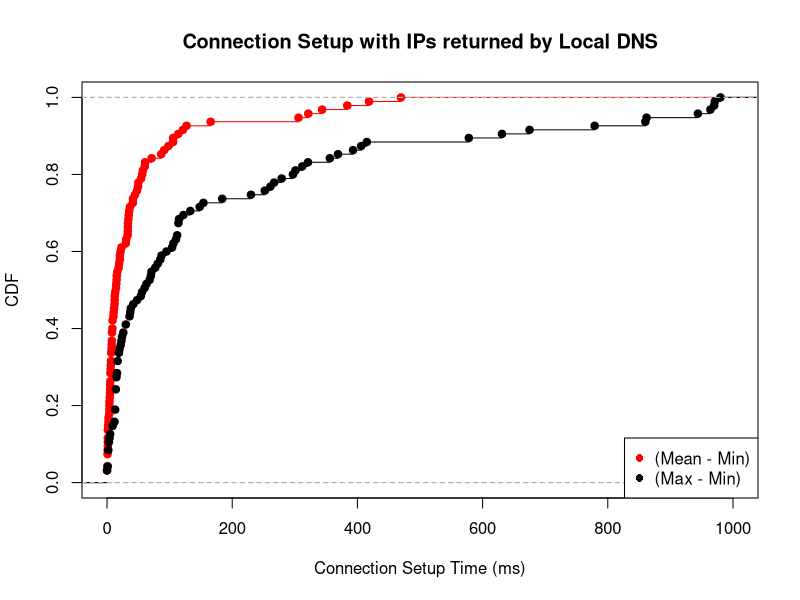

Here is the R script that generated this plot:
mean_min <- c(0.000000, 165.517593, 1.257143, 15.333333, 4.907407, 8.000000, 13.166667, 121.250000, 50.068793, 14.366667, 0.833333, 4.333333, 57.300000, 5.000000, 2.300000, 1.000000, 41.500000, 44.555556, 321.496667, 15.500000, 10.200000, 12.000000, 20.433333, 418.609444, 7.277778, 3.833333, 35.388889, 0.500000, 29.958333, 20.500000, 49.583333, 91.333333, 60.666667, 41.277778, 1.600000, 0.833333, 33.333333, 8.833333, 34.125000, 30.666667, 8.833333, 19.333333, 6.000000, 34.666667, 5.833333, 305.860833, 4.750000, 10.633333, 127.000000, 0.833333, 8.000000, 343.664167, 383.819412, 0.000000, 105.500000, 47.833333, 21.555556, 469.583333, 54.388889, 33.500000, 6.666667, 2.400000, 8.525641, 16.388889, 1.333333, 7.666667, 12.333333, 36.666667, 5.214286, 3.500000, 12.185714, 18.597222, 0.000000, 32.833333, 1.280193, 56.107843, 3.750000, 3.944444, 6.666667, 60.333333, 71.145833, 113.833333, 11.333333, 23.000000, 6.333333, 5.333333, 33.166667, 1.333333, 5.333333, 1.291667, 7.500000, 14.727273, 105.625000, 86.500000, 98.055556)

max_min <- c(0.00, 943.99, 5.00, 87.00, 85.00, 16.00, 24.00, 301.00, 979.99, 71.00, 2.00, 17.00, 114.00, 13.00, 14.00, 2.00, 369.00, 122.00, 674.99, 56.00, 36.00, 70.00, 112.00, 970.99, 14.00, 12.00, 279.00, 1.00, 184.00, 63.00, 95.00, 148.00, 230.00, 154.00, 9.00, 4.00, 133.00, 23.00, 321.00, 81.00, 36.00, 77.00, 17.00, 60.00, 30.00, 969.99, 14.00, 22.00, 415.00, 2.00, 26.00, 963.99, 859.99, 0.00, 393.00, 114.00, 42.00, 862.00, 252.00, 110.00, 48.00, 20.00, 37.00, 115.00, 2.00, 38.00, 15.00, 106.00, 19.00, 9.00, 406.00, 267.00, 0.00, 312.00, 3.00, 779.00, 15.00, 13.00, 13.00, 104.00, 631.00, 261.00, 30.00, 68.00, 14.00, 17.00, 114.00, 3.00, 15.00, 14.00, 19.00, 54.00, 578.00, 356.00, 297.00)

mean_min_val = ecdf(mean_min)
max_min_val = ecdf(max_min)

plot(mean_min_val, lty=1, col="red", xlab="Connection Setup Time (ms)", ylab="CDF", main="Connection Setup with IPs returned by Local DNS", xlim=c(0, 1000))
lines(max_min_val)

legend("bottomright",  pch =16, legend=c("(Mean - Min)", "(Max - Min)"), col=c("red", "black"))
